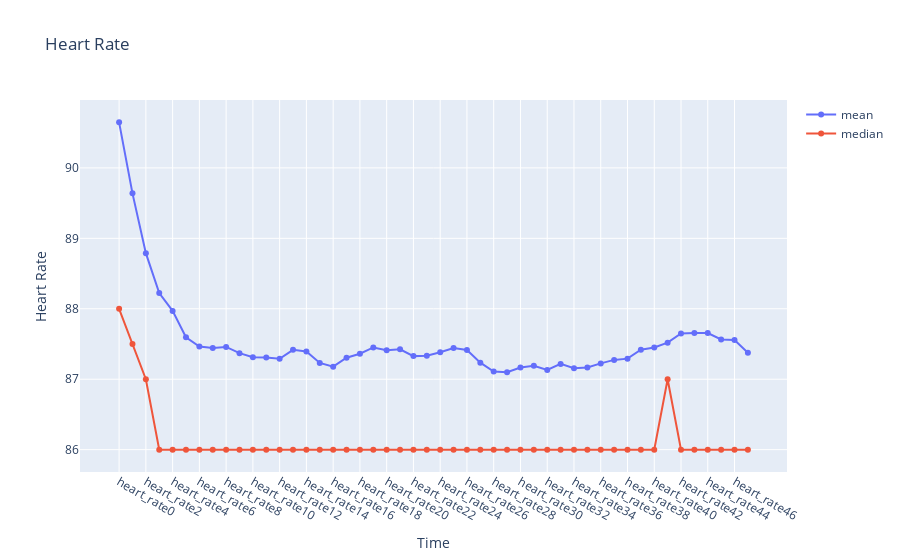

The notebook cell this image was saved under:
### Code cell
mean_heart_rate_label_0 = df0_describe.loc[['mean'], df0_describe.columns.to_series().str.contains("heart_rate")]
median_heart_rate_label_0 = df0_describe.loc[['50%'], df0_describe.columns.to_series().str.contains("heart_rate")]
hr0_mean_Transpose = mean_heart_rate_label_0.transpose()
hr0_median_Transpose = median_heart_rate_label_0.transpose()
## merge the two dataframes
hr0_mean_median_Transpose = pd.merge(hr0_mean_Transpose, hr0_median_Transpose, left_index=True, right_index=True)
hr0_mean_median_Transpose.columns = ['mean', 'median']
## plot the dataframe
fig = go.Figure()
fig.add_trace(go.Scatter(x=hr0_mean_median_Transpose.index, y=hr0_mean_median_Transpose['mean'], name='mean', mode='lines+markers'))
fig.add_trace(go.Scatter(x=hr0_mean_median_Transpose.index, y=hr0_mean_median_Transpose['median'], name='median', mode='lines+markers'))
fig.update_layout(title='Heart Rate', xaxis_title='Time', yaxis_title='Heart Rate')
fig.show()

### Figure 1 — Plotly figure (JSON) as saved in the notebook; plotly's stock layout.template omitted (floating-point values rounded to 4 significant figures)
{"data": [{"mode": "lines+markers", "name": "mean", "type": "scatter", "x": ["heart_rate0", "heart_rate1", "heart_rate2", "heart_rate3", "heart_rate4", "heart_rate5", "heart_rate6", "heart_rate7", "heart_rate8", "heart_rate9", "heart_rate10", "heart_rate11", "heart_rate12", "heart_rate13", "heart_rate14", "heart_rate15", "heart_rate16", "heart_rate17", "heart_rate18", "heart_rate19", "heart_rate20", "heart_rate21", "heart_rate22", "heart_rate23", "heart_rate24", "heart_rate25", "heart_rate26", "heart_rate27", "heart_rate28", "heart_rate29", "heart_rate30", "heart_rate31", "heart_rate32", "heart_rate33", "heart_rate34", "heart_rate35", "heart_rate36", "heart_rate37", "heart_rate38", "heart_rate39", "heart_rate40", "heart_rate41", "heart_rate42", "heart_rate43", "heart_rate44", "heart_rate45", "heart_rate46", "heart_rate47"], "y": [90.65, 89.64, 88.79, 88.22, 87.97, 87.59, 87.46, 87.44, 87.46, 87.37, 87.31, 87.31, 87.29, 87.42, 87.39, 87.23, 87.18, 87.3, 87.36, 87.45, 87.41, 87.42, 87.33, 87.33, 87.38, 87.44, 87.41, 87.23, 87.11, 87.1, 87.17, 87.19, 87.13, 87.22, 87.16, 87.17, 87.22, 87.27, 87.29, 87.42, 87.45, 87.52, 87.65, 87.66, 87.65, 87.56, 87.56, 87.38]}, {"mode": "lines+markers", "name": "median", "type": "scatter", "x": ["heart_rate0", "heart_rate1", "heart_rate2", "heart_rate3", "heart_rate4", "heart_rate5", "heart_rate6", "heart_rate7", "heart_rate8", "heart_rate9", "heart_rate10", "heart_rate11", "heart_rate12", "heart_rate13", "heart_rate14", "heart_rate15", "heart_rate16", "heart_rate17", "heart_rate18", "heart_rate19", "heart_rate20", "heart_rate21", "heart_rate22", "heart_rate23", "heart_rate24", "heart_rate25", "heart_rate26", "heart_rate27", "heart_rate28", "heart_rate29", "heart_rate30", "heart_rate31", "heart_rate32", "heart_rate33", "heart_rate34", "heart_rate35", "heart_rate36", "heart_rate37", "heart_rate38", "heart_rate39", "heart_rate40", "heart_rate41", "heart_rate42", "heart_rate43", "heart_rate44", "heart_rate45", "heart_rate46", "heart_rate47"], "y": [88, 87.5, 87, 86, 86, 86, 86, 86, 86, 86, 86, 86, 86, 86, 86, 86, 86, 86, 86, 86, 86, 86, 86, 86, 86, 86, 86, 86, 86, 86, 86, 86, 86, 86, 86, 86, 86, 86, 86, 86, 86, 87, 86, 86, 86, 86, 86, 86]}], "layout": {"title": {"text": "Heart Rate"}, "xaxis": {"title": {"text": "Time"}}, "yaxis": {"title": {"text": "Heart Rate"}}}}
